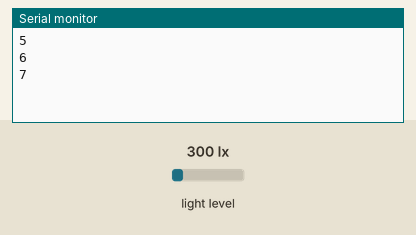
The sketch below on a simulated Arduino Uno, built with avr-gcc and run on an emulated ATmega328P. On the bench: the last lines printed to the serial monitor. Wiring (inferred from the names in the program): TSL2561 light sensor at I2C address 0x29; TSL2561 light sensor at I2C address 0x39; TSL2561 light sensor at I2C address 0x49. Inputs (shaded band) come from the test bench; at power-on: light level 300 lx.

Above: at 1.2 s.
1.3 s: light level set to 40 lx
At 1.9 s:
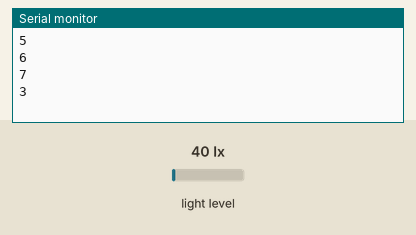
2.8 s: light level set to 500 lx
At 3.3 s:
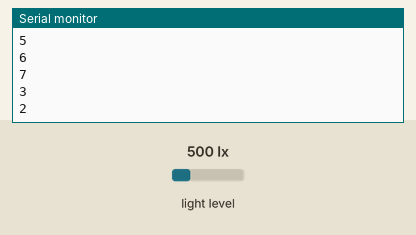
Timing chart, 0 to 5.8 s (numbered marks = the images above; inputs shaded):
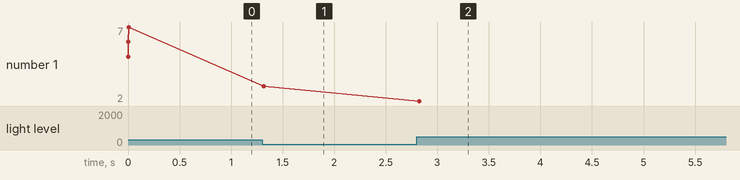

The sketch:

activate_sunsensors.ino
```cpp
//************************//
//   Author Jon Goodrum   //
// jongoodrum01@gmail.com //
//************************//

#include <Wire.h>
#include "TSL2561.h"

// connect SCL (YELLOW) to analog 5
// connect SDA (PURPLE) to analog 4
// connect VDD to 3.3V DC
// connect GROUND to common ground
// ADDR can be connected to ground, 3.3V, or left floating

TSL2561 tsllow(TSL2561_ADDR_LOW);
TSL2561 tslfloat(TSL2561_ADDR_FLOAT);
TSL2561 tslhigh(TSL2561_ADDR_HIGH);

const int lumbuff = 2;


void setup(void) {

  //open up a serial port to communicate with teh PC
  Serial.begin(9600);

  //search for all 3 sensors, output error code if not found
  if (!tsllow.begin()){Serial.println("5");}    //ERROR CODE 7: low not found
  if (!tslfloat.begin()){Serial.println("6");}  //ERROR CODE 8: float not found
  if (!tslhigh.begin()){Serial.println("7");}   //ERROR CODE 9: high not found

  //amount of amplification to measured luminosity values
  tsllow.setGain(TSL2561_GAIN_0X);
  tslfloat.setGain(TSL2561_GAIN_0X);
  tslhigh.setGain(TSL2561_GAIN_0X);

  //duration of light absorption. Low times are good with bright lights
  tsllow.setTiming(TSL2561_INTEGRATIONTIME_13MS);
  tslfloat.setTiming(TSL2561_INTEGRATIONTIME_13MS);
  tslhigh.setTiming(TSL2561_INTEGRATIONTIME_13MS);
}

void loop(void) {

  uint16_t xlow = tsllow.getLuminosity(TSL2561_VISIBLE);
  uint16_t xfloat = tslfloat.getLuminosity(TSL2561_VISIBLE);
  uint16_t xhigh = tslhigh.getLuminosity(TSL2561_VISIBLE);


  ///////////////////////////////
  //
  //  A buffer is needed to discriminate
  //  noticeable luminosity differences
  //
  //  directions
  //  (relative to pad looking at sun):
  //  9 = don't move LEFT or RIGHT
  //  1 = left
  //  3 = right
  //  2 = up
  //  4 = down
  //
  ////////////////////////////////


  //Determines azimuthal angle (X-AXIS)
  if( ((xfloat - xhigh) > lumbuff) or ((xhigh - xfloat) > lumbuff) ){
    if(xfloat > xhigh){Serial.println("3");}//then move right
    else if(xfloat < xhigh){Serial.println("1");}//or move left
    else                   {Serial.println("9");}//or don't move at all
  }

  //Determines altitudal angle (Y-AXIS)
  if( ((xfloat - xlow) > lumbuff) or ((xlow - xfloat) > lumbuff) ){
  //if there is a large enough difference between top/bottom sensors:
    if(xfloat > xlow){Serial.println("2");}//then move up
    else if(xfloat < xlow){Serial.println("4");}//or move down
    else                  {Serial.println("9");}//or don't move at all
  }

}
```

TSL2561.cpp
```cpp
/**************************************************************************/
/*!
@file tsl2561.c
@author K. Townsend (microBuilder.eu / adafruit.com)

@section LICENSE

Software License Agreement (BSD License)

Copyright (c) 2010, microBuilder SARL, Adafruit Industries
All rights reserved.

Redistribution and use in source and binary forms, with or without
modification, are permitted provided that the following conditions are met:
1. Redistributions of source code must retain the above copyright
notice, this list of conditions and the following disclaimer.
2. Redistributions in binary form must reproduce the above copyright
notice, this list of conditions and the following disclaimer in the
documentation and/or other materials provided with the distribution.
3. Neither the name of the copyright holders nor the
names of its contributors may be used to endorse or promote products
derived from this software without specific prior written permission.

THIS SOFTWARE IS PROVIDED BY THE COPYRIGHT HOLDERS ''AS IS'' AND ANY
EXPRESS OR IMPLIED WARRANTIES, INCLUDING, BUT NOT LIMITED TO, THE IMPLIED
WARRANTIES OF MERCHANTABILITY AND FITNESS FOR A PARTICULAR PURPOSE ARE
DISCLAIMED. IN NO EVENT SHALL THE COPYRIGHT HOLDER BE LIABLE FOR ANY
DIRECT, INDIRECT, INCIDENTAL, SPECIAL, EXEMPLARY, OR CONSEQUENTIAL DAMAGES
(INCLUDING, BUT NOT LIMITED TO, PROCUREMENT OF SUBSTITUTE GOODS OR SERVICES;
LOSS OF USE, DATA, OR PROFITS; OR BUSINESS INTERRUPTION) HOWEVER CAUSED AND
ON ANY THEORY OF LIABILITY, WHETHER IN CONTRACT, STRICT LIABILITY, OR TORT
(INCLUDING NEGLIGENCE OR OTHERWISE) ARISING IN ANY WAY OUT OF THE USE OF THIS
SOFTWARE, EVEN IF ADVISED OF THE POSSIBILITY OF SUCH DAMAGE.
*/
/**************************************************************************/

#include <avr/pgmspace.h>
#include <util/delay.h>
#include <stdlib.h>

#include "TSL2561.h"

TSL2561::TSL2561(uint8_t addr) {
  _addr = addr;
  _initialized = false;
  _integration = TSL2561_INTEGRATIONTIME_13MS;
  _gain = TSL2561_GAIN_16X;

  // we cant do wire initialization till later, because we havent loaded Wire yet
}

boolean TSL2561::begin(void) {
  Wire.begin();

 // Initialise I2C
  Wire.beginTransmission(_addr);
#if ARDUINO >= 100
  Wire.write(TSL2561_REGISTER_ID);
#else
  Wire.send(TSL2561_REGISTER_ID);
#endif
  Wire.endTransmission();
  Wire.requestFrom(_addr, 1);
#if ARDUINO >= 100
  int x = Wire.read();
#else
  int x = Wire.receive();
#endif
  //Serial.print("0x"); Serial.println(x, HEX);
  if (x & 0x0A ) {
    //Serial.println("Found TSL2561");
  } else {
    return false;
  }
  _initialized = true;

  // Set default integration time and gain
  setTiming(_integration);
  setGain(_gain);
  // Note: by default, the device is in power down mode on bootup
  disable();

  return true;
}

void TSL2561::enable(void)
{
  if (!_initialized) begin();

  // Enable the device by setting the control bit to 0x03
  write8(TSL2561_COMMAND_BIT | TSL2561_REGISTER_CONTROL, TSL2561_CONTROL_POWERON);
}

void TSL2561::disable(void)
{
  if (!_initialized) begin();

  // Disable the device by setting the control bit to 0x03
  write8(TSL2561_COMMAND_BIT | TSL2561_REGISTER_CONTROL, TSL2561_CONTROL_POWEROFF);
}


void TSL2561::setGain(tsl2561Gain_t gain) {
  if (!_initialized) begin();

  enable();
  _gain = gain;
  write8(TSL2561_COMMAND_BIT | TSL2561_REGISTER_TIMING, _integration | _gain);
  disable();
}

void TSL2561::setTiming(tsl2561IntegrationTime_t integration)
{
  if (!_initialized) begin();

  enable();
  _integration = integration;
  write8(TSL2561_COMMAND_BIT | TSL2561_REGISTER_TIMING, _integration | _gain);
  disable();
}

uint32_t TSL2561::calculateLux(uint16_t ch0, uint16_t ch1)
{
  unsigned long chScale;
  unsigned long channel1;
  unsigned long channel0;

  switch (_integration)
  {
    case TSL2561_INTEGRATIONTIME_13MS:
      chScale = TSL2561_LUX_CHSCALE_TINT0;
      break;
    case TSL2561_INTEGRATIONTIME_101MS:
      chScale = TSL2561_LUX_CHSCALE_TINT1;
      break;
    default: // No scaling ... integration time = 402ms
      chScale = (1 << TSL2561_LUX_CHSCALE);
      break;
  }

  // Scale for gain (1x or 16x)
  if (!_gain) chScale = chScale << 4;

  // scale the channel values
  channel0 = (ch0 * chScale) >> TSL2561_LUX_CHSCALE;
  channel1 = (ch1 * chScale) >> TSL2561_LUX_CHSCALE;

  // find the ratio of the channel values (Channel1/Channel0)
  unsigned long ratio1 = 0;
  if (channel0 != 0) ratio1 = (channel1 << (TSL2561_LUX_RATIOSCALE+1)) / channel0;

  // round the ratio value
  unsigned long ratio = (ratio1 + 1) >> 1;

  unsigned int b, m;

#ifdef TSL2561_PACKAGE_CS
  if ((ratio >= 0) && (ratio <= TSL2561_LUX_K1C))
    {b=TSL2561_LUX_B1C; m=TSL2561_LUX_M1C;}
  else if (ratio <= TSL2561_LUX_K2C)
    {b=TSL2561_LUX_B2C; m=TSL2561_LUX_M2C;}
  else if (ratio <= TSL2561_LUX_K3C)
    {b=TSL2561_LUX_B3C; m=TSL2561_LUX_M3C;}
  else if (ratio <= TSL2561_LUX_K4C)
    {b=TSL2561_LUX_B4C; m=TSL2561_LUX_M4C;}
  else if (ratio <= TSL2561_LUX_K5C)
    {b=TSL2561_LUX_B5C; m=TSL2561_LUX_M5C;}
  else if (ratio <= TSL2561_LUX_K6C)
    {b=TSL2561_LUX_B6C; m=TSL2561_LUX_M6C;}
  else if (ratio <= TSL2561_LUX_K7C)
    {b=TSL2561_LUX_B7C; m=TSL2561_LUX_M7C;}
  else if (ratio > TSL2561_LUX_K8C)
    {b=TSL2561_LUX_B8C; m=TSL2561_LUX_M8C;}
#else
  if ((ratio >= 0) && (ratio <= TSL2561_LUX_K1T))
    {b=TSL2561_LUX_B1T; m=TSL2561_LUX_M1T;}
  else if (ratio <= TSL2561_LUX_K2T)
    {b=TSL2561_LUX_B2T; m=TSL2561_LUX_M2T;}
  else if (ratio <= TSL2561_LUX_K3T)
    {b=TSL2561_LUX_B3T; m=TSL2561_LUX_M3T;}
  else if (ratio <= TSL2561_LUX_K4T)
    {b=TSL2561_LUX_B4T; m=TSL2561_LUX_M4T;}
  else if (ratio <= TSL2561_LUX_K5T)
    {b=TSL2561_LUX_B5T; m=TSL2561_LUX_M5T;}
  else if (ratio <= TSL2561_LUX_K6T)
    {b=TSL2561_LUX_B6T; m=TSL2561_LUX_M6T;}
  else if (ratio <= TSL2561_LUX_K7T)
    {b=TSL2561_LUX_B7T; m=TSL2561_LUX_M7T;}
  else if (ratio > TSL2561_LUX_K8T)
    {b=TSL2561_LUX_B8T; m=TSL2561_LUX_M8T;}
#endif

  unsigned long temp;
  temp = ((channel0 * b) - (channel1 * m));

  // do not allow negative lux value
  if (temp < 0) temp = 0;

  // round lsb (2^(LUX_SCALE-1))
  temp += (1 << (TSL2561_LUX_LUXSCALE-1));

  // strip off fractional portion
  uint32_t lux = temp >> TSL2561_LUX_LUXSCALE;

  // Signal I2C had no errors
  return lux;
}

uint32_t TSL2561::getFullLuminosity (void)
{
  if (!_initialized) begin();

  // Enable the device by setting the control bit to 0x03
  enable();

  // Wait x ms for ADC to complete
  switch (_integration)
  {
    case TSL2561_INTEGRATIONTIME_13MS:
      delay(14);
      break;
    case TSL2561_INTEGRATIONTIME_101MS:
      delay(102);
      break;
    default:
      delay(403);
      break;
  }

  uint32_t x;
  x = read16(TSL2561_COMMAND_BIT | TSL2561_WORD_BIT | TSL2561_REGISTER_CHAN1_LOW);
  x <<= 16;
  x |= read16(TSL2561_COMMAND_BIT | TSL2561_WORD_BIT | TSL2561_REGISTER_CHAN0_LOW);

  disable();

  return x;
}
uint16_t TSL2561::getLuminosity (uint8_t channel) {

  uint32_t x = getFullLuminosity();

  if (channel == 0) {
    // Reads two byte value from channel 0 (visible + infrared)
    return (x & 0xFFFF);
  } else if (channel == 1) {
    // Reads two byte value from channel 1 (infrared)
    return (x >> 16);
  } else if (channel == 2) {
    // Reads all and subtracts out just the visible!
    return ( (x & 0xFFFF) - (x >> 16));
  }

  // unknown channel!
  return 0;
}


uint16_t TSL2561::read16(uint8_t reg)
{
  uint16_t x; uint16_t t;

  Wire.beginTransmission(_addr);
#if ARDUINO >= 100
  Wire.write(reg);
#else
  Wire.send(reg);
#endif
  Wire.endTransmission();

  Wire.requestFrom(_addr, 2);
#if ARDUINO >= 100
  t = Wire.read();
  x = Wire.read();
#else
  t = Wire.receive();
  x = Wire.receive();
#endif
  x <<= 8;
  x |= t;
  return x;
}


void TSL2561::write8 (uint8_t reg, uint8_t value)
{
  Wire.beginTransmission(_addr);
#if ARDUINO >= 100
  Wire.write(reg);
  Wire.write(value);
#else
  Wire.send(reg);
  Wire.send(value);
#endif
  Wire.endTransmission();
}
```

TSL2561.h
```cpp
/**************************************************************************/
/*!
@file tsl2561.h
@author K. Townsend (microBuilder.eu)

@section LICENSE

Software License Agreement (BSD License)

Copyright (c) 2010, microBuilder SARL
All rights reserved.

Redistribution and use in source and binary forms, with or without
modification, are permitted provided that the following conditions are met:
1. Redistributions of source code must retain the above copyright
notice, this list of conditions and the following disclaimer.
2. Redistributions in binary form must reproduce the above copyright
notice, this list of conditions and the following disclaimer in the
documentation and/or other materials provided with the distribution.
3. Neither the name of the copyright holders nor the
names of its contributors may be used to endorse or promote products
derived from this software without specific prior written permission.

THIS SOFTWARE IS PROVIDED BY THE COPYRIGHT HOLDERS ''AS IS'' AND ANY
EXPRESS OR IMPLIED WARRANTIES, INCLUDING, BUT NOT LIMITED TO, THE IMPLIED
WARRANTIES OF MERCHANTABILITY AND FITNESS FOR A PARTICULAR PURPOSE ARE
DISCLAIMED. IN NO EVENT SHALL THE COPYRIGHT HOLDER BE LIABLE FOR ANY
DIRECT, INDIRECT, INCIDENTAL, SPECIAL, EXEMPLARY, OR CONSEQUENTIAL DAMAGES
(INCLUDING, BUT NOT LIMITED TO, PROCUREMENT OF SUBSTITUTE GOODS OR SERVICES;
LOSS OF USE, DATA, OR PROFITS; OR BUSINESS INTERRUPTION) HOWEVER CAUSED AND
ON ANY THEORY OF LIABILITY, WHETHER IN CONTRACT, STRICT LIABILITY, OR TORT
(INCLUDING NEGLIGENCE OR OTHERWISE) ARISING IN ANY WAY OUT OF THE USE OF THIS
SOFTWARE, EVEN IF ADVISED OF THE POSSIBILITY OF SUCH DAMAGE.
*/
/**************************************************************************/

#ifndef _TSL2561_H_
#define _TSL2561_H_

#if ARDUINO >= 100
#include <Arduino.h>
#else
#include <WProgram.h>
#endif
#include <Wire.h>

#define TSL2561_VISIBLE 2 // channel 0 - channel 1
#define TSL2561_INFRARED 1 // channel 1
#define TSL2561_FULLSPECTRUM 0 // channel 0

// 3 i2c address options!
#define TSL2561_ADDR_LOW 0x29
#define TSL2561_ADDR_FLOAT 0x39
#define TSL2561_ADDR_HIGH 0x49

// Lux calculations differ slightly for CS package
//#define TSL2561_PACKAGE_CS
#define TSL2561_PACKAGE_T_FN_CL

#define TSL2561_READBIT (0x01)

#define TSL2561_COMMAND_BIT (0x80) // Must be 1
#define TSL2561_CLEAR_BIT (0x40) // Clears any pending interrupt (write 1 to clear)
#define TSL2561_WORD_BIT (0x20) // 1 = read/write word (rather than byte)
#define TSL2561_BLOCK_BIT (0x10) // 1 = using block read/write

#define TSL2561_CONTROL_POWERON (0x03)
#define TSL2561_CONTROL_POWEROFF (0x00)

#define TSL2561_LUX_LUXSCALE (14) // Scale by 2^14
#define TSL2561_LUX_RATIOSCALE (9) // Scale ratio by 2^9
#define TSL2561_LUX_CHSCALE (10) // Scale channel values by 2^10
#define TSL2561_LUX_CHSCALE_TINT0 (0x7517) // 322/11 * 2^TSL2561_LUX_CHSCALE
#define TSL2561_LUX_CHSCALE_TINT1 (0x0FE7) // 322/81 * 2^TSL2561_LUX_CHSCALE

// T, FN and CL package values
#define TSL2561_LUX_K1T (0x0040) // 0.125 * 2^RATIO_SCALE
#define TSL2561_LUX_B1T (0x01f2) // 0.0304 * 2^LUX_SCALE
#define TSL2561_LUX_M1T (0x01be) // 0.0272 * 2^LUX_SCALE
#define TSL2561_LUX_K2T (0x0080) // 0.250 * 2^RATIO_SCALE
#define TSL2561_LUX_B2T (0x0214) // 0.0325 * 2^LUX_SCALE
#define TSL2561_LUX_M2T (0x02d1) // 0.0440 * 2^LUX_SCALE
#define TSL2561_LUX_K3T (0x00c0) // 0.375 * 2^RATIO_SCALE
#define TSL2561_LUX_B3T (0x023f) // 0.0351 * 2^LUX_SCALE
#define TSL2561_LUX_M3T (0x037b) // 0.0544 * 2^LUX_SCALE
#define TSL2561_LUX_K4T (0x0100) // 0.50 * 2^RATIO_SCALE
#define TSL2561_LUX_B4T (0x0270) // 0.0381 * 2^LUX_SCALE
#define TSL2561_LUX_M4T (0x03fe) // 0.0624 * 2^LUX_SCALE
#define TSL2561_LUX_K5T (0x0138) // 0.61 * 2^RATIO_SCALE
#define TSL2561_LUX_B5T (0x016f) // 0.0224 * 2^LUX_SCALE
#define TSL2561_LUX_M5T (0x01fc) // 0.0310 * 2^LUX_SCALE
#define TSL2561_LUX_K6T (0x019a) // 0.80 * 2^RATIO_SCALE
#define TSL2561_LUX_B6T (0x00d2) // 0.0128 * 2^LUX_SCALE
#define TSL2561_LUX_M6T (0x00fb) // 0.0153 * 2^LUX_SCALE
#define TSL2561_LUX_K7T (0x029a) // 1.3 * 2^RATIO_SCALE
#define TSL2561_LUX_B7T (0x0018) // 0.00146 * 2^LUX_SCALE
#define TSL2561_LUX_M7T (0x0012) // 0.00112 * 2^LUX_SCALE
#define TSL2561_LUX_K8T (0x029a) // 1.3 * 2^RATIO_SCALE
#define TSL2561_LUX_B8T (0x0000) // 0.000 * 2^LUX_SCALE
#define TSL2561_LUX_M8T (0x0000) // 0.000 * 2^LUX_SCALE

// CS package values
#define TSL2561_LUX_K1C (0x0043) // 0.130 * 2^RATIO_SCALE
#define TSL2561_LUX_B1C (0x0204) // 0.0315 * 2^LUX_SCALE
#define TSL2561_LUX_M1C (0x01ad) // 0.0262 * 2^LUX_SCALE
#define TSL2561_LUX_K2C (0x0085) // 0.260 * 2^RATIO_SCALE
#define TSL2561_LUX_B2C (0x0228) // 0.0337 * 2^LUX_SCALE
#define TSL2561_LUX_M2C (0x02c1) // 0.0430 * 2^LUX_SCALE
#define TSL2561_LUX_K3C (0x00c8) // 0.390 * 2^RATIO_SCALE
#define TSL2561_LUX_B3C (0x0253) // 0.0363 * 2^LUX_SCALE
#define TSL2561_LUX_M3C (0x0363) // 0.0529 * 2^LUX_SCALE
#define TSL2561_LUX_K4C (0x010a) // 0.520 * 2^RATIO_SCALE
#define TSL2561_LUX_B4C (0x0282) // 0.0392 * 2^LUX_SCALE
#define TSL2561_LUX_M4C (0x03df) // 0.0605 * 2^LUX_SCALE
#define TSL2561_LUX_K5C (0x014d) // 0.65 * 2^RATIO_SCALE
#define TSL2561_LUX_B5C (0x0177) // 0.0229 * 2^LUX_SCALE
#define TSL2561_LUX_M5C (0x01dd) // 0.0291 * 2^LUX_SCALE
#define TSL2561_LUX_K6C (0x019a) // 0.80 * 2^RATIO_SCALE
#define TSL2561_LUX_B6C (0x0101) // 0.0157 * 2^LUX_SCALE
#define TSL2561_LUX_M6C (0x0127) // 0.0180 * 2^LUX_SCALE
#define TSL2561_LUX_K7C (0x029a) // 1.3 * 2^RATIO_SCALE
#define TSL2561_LUX_B7C (0x0037) // 0.00338 * 2^LUX_SCALE
#define TSL2561_LUX_M7C (0x002b) // 0.00260 * 2^LUX_SCALE
#define TSL2561_LUX_K8C (0x029a) // 1.3 * 2^RATIO_SCALE
#define TSL2561_LUX_B8C (0x0000) // 0.000 * 2^LUX_SCALE
#define TSL2561_LUX_M8C (0x0000) // 0.000 * 2^LUX_SCALE

enum
{
  TSL2561_REGISTER_CONTROL = 0x00,
  TSL2561_REGISTER_TIMING = 0x01,
  TSL2561_REGISTER_THRESHHOLDL_LOW = 0x02,
  TSL2561_REGISTER_THRESHHOLDL_HIGH = 0x03,
  TSL2561_REGISTER_THRESHHOLDH_LOW = 0x04,
  TSL2561_REGISTER_THRESHHOLDH_HIGH = 0x05,
  TSL2561_REGISTER_INTERRUPT = 0x06,
  TSL2561_REGISTER_CRC = 0x08,
  TSL2561_REGISTER_ID = 0x0A,
  TSL2561_REGISTER_CHAN0_LOW = 0x0C,
  TSL2561_REGISTER_CHAN0_HIGH = 0x0D,
  TSL2561_REGISTER_CHAN1_LOW = 0x0E,
  TSL2561_REGISTER_CHAN1_HIGH = 0x0F
};

typedef enum
{
  TSL2561_INTEGRATIONTIME_13MS = 0x00, // 13.7ms
  TSL2561_INTEGRATIONTIME_101MS = 0x01, // 101ms
  TSL2561_INTEGRATIONTIME_402MS = 0x02 // 402ms
}
tsl2561IntegrationTime_t;

typedef enum
{
  TSL2561_GAIN_0X = 0x00, // No gain
  TSL2561_GAIN_16X = 0x10, // 16x gain
}
tsl2561Gain_t;


class TSL2561 {
 public:
  TSL2561(uint8_t addr);
  boolean begin(void);
  void enable(void);
  void disable(void);
  void write8(uint8_t r, uint8_t v);
  uint16_t read16(uint8_t reg);

  uint32_t calculateLux(uint16_t ch0, uint16_t ch1);
  void setTiming(tsl2561IntegrationTime_t integration);
  void setGain(tsl2561Gain_t gain);
  uint16_t getLuminosity (uint8_t channel);
  uint32_t getFullLuminosity ();

 private:
  int8_t _addr;
  tsl2561IntegrationTime_t _integration;
  tsl2561Gain_t _gain;

  boolean _initialized;
};
#endif
```

Measured:
- after the input at 1.3 s, the serial monitor: prints a new line at once (image 1)
- after the input at 2.8 s, the serial monitor: prints a new line at once (image 2)
- plotted number 1: 7 → 3 after the input at 1.3 s, 3 → 2 after the input at 2.8 s
